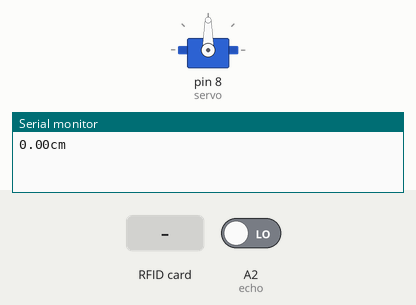
This sketch was run on a simulated Arduino Uno, built with avr-gcc and run on an emulated ATmega328P. Parts: servo, the last lines printed to the serial monitor. The inputs (shaded band) are chosen by the test bench; at power-on: A2 (echo) LOW.

Above: at 1.2 s.
1.3 s: RFID card 15 02 37 79 87 held to the reader
At 4.8 s:
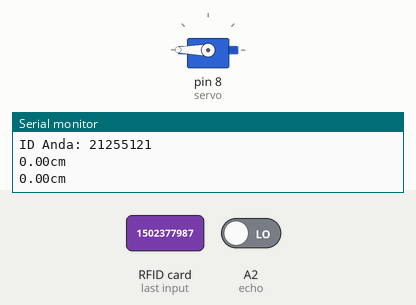
Timing chart, 0 to 6.3 s (numbered marks = the images above; inputs shaded):
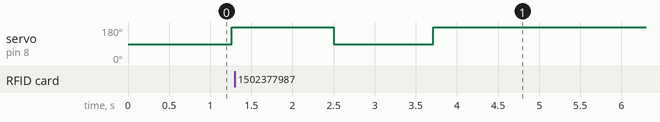

Measured:
- after the input at 1.3 s, servo on pin 8 (servo): 180° → 90° after 1.2 s, → 180° 1.2 s later

The sketch:

Program_Arduino.ino
```cpp
//Kartu putih 12512812555
//Gantungan kunci 5111823129

#include<SPI.h>
#include<MFRC522.h>
#include <Servo.h>

Servo servo;
int sudut=0;

const int pin_ss=10;
const int pin_rst=9;
const int pin_sp=8;

const int triger = A1;
const int echo = A2;
MFRC522 rfid(pin_ss,pin_rst);

void setup() {
  Serial.begin(9600);
  pinMode(triger,OUTPUT);
  pinMode(echo,INPUT);
  servo.attach(8);
  SPI.begin();
  rfid.PCD_Init();
  servo.write(90);
}

void loop() {
  digitalWrite(triger,HIGH);
  delay(10);
  digitalWrite(triger,LOW);
  double data = pulseIn(echo,HIGH);
  double jarak = 0.0343 *(data / 2);
  Serial.print(jarak);
  Serial.println("cm");
  delay (200);
  if (jarak < 5)
  {
    servo.write(180);
  }

  if(!rfid.PICC_IsNewCardPresent() || !rfid.PICC_ReadCardSerial()){
    return;
  }
  String id;
  id=String(rfid.uid.uidByte[0]) + String(rfid.uid.uidByte[1]) + String(rfid.uid.uidByte[2]) + String(rfid.uid.uidByte[3]);
  Serial.print("ID Anda: ");
  Serial.println(id);

  if(id=="1502377987" || "633415211"){
    servo.write(90);
  }

  rfid.PICC_HaltA();
  rfid.PCD_StopCrypto1();


}
```
